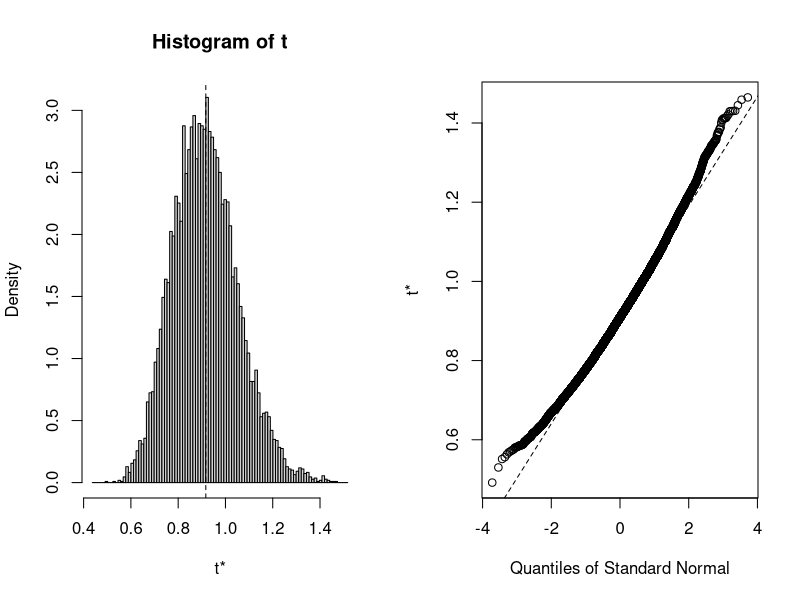

This chart was generated by the following R code:
library(readxl)
library(boot)

#1. load excel or csv file containing n-NRF magnitudes "both_sites_magnitudes.csv"
both_sites_magnitudes <- read.csv("both_sites_magnitudes.csv")

#2. create dataframe for Exeter magnitudes separately
exeter_magnitudes <- both_sites_magnitudes[both_sites_magnitudes$Site == "Exeter", ]

#3. create dataframe with only Exeter data for hypothesis 2
exeter_magnitudes_hyp2 <- exeter_magnitudes[exeter_magnitudes$hypothesis2_include == 1, ]

#4. bootstrapped confidence intervals - Exeter
mean.fun <- function(x, i) mean(x[i])
exeter_magnitudes_hyp2_vector <- as.vector(exeter_magnitudes_hyp2$magnitude_HL)
set.seed(2)
bootstrap <- boot(exeter_magnitudes_hyp2_vector, mean.fun, R=10000, stype = "i")
plot(bootstrap)
summary(bootstrap)
boot.ci(boot.out = bootstrap, conf = 0.90,
        type = c("bca"))

#END#
